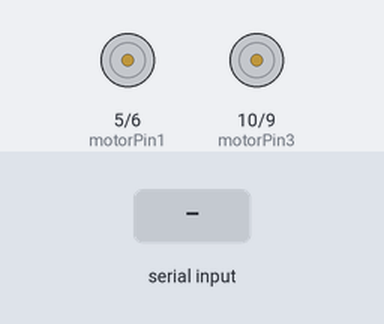
A sketch run on a simulated Arduino Uno, built with avr-gcc and run on an emulated ATmega328P. Parts: motor-driver pin pairs drawn as motors (green arrow = first pin HIGH = forward, orange = second pin HIGH = backward, longer = more drive). The test bench sets the inputs (shaded band).

Above: at 1.2 s.
1.3 s: "1" received over Serial
At 2.1 s:
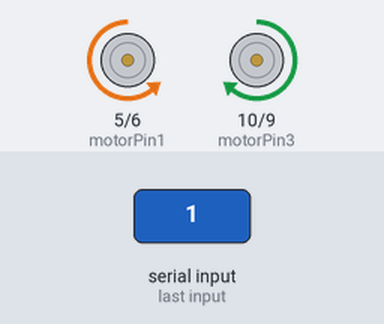
3.8 s: "2" received over Serial
At 4.2 s:
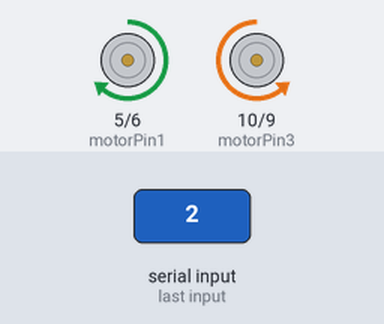
Timing chart, 0 to 6.8 s (numbered marks = the images above; inputs shaded):
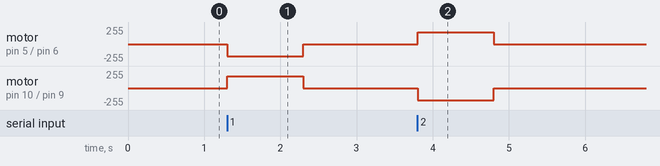

Measured:
- after the input at 1.3 s, motor on pin 5 (motorPin1) / pin 6 (motorPin2): stopped → backward 180/255 at once, → stopped 1.0 s later; motor on pin 10 (motorPin3) / pin 9 (motorPin4): stopped → forward 180/255 at once, → stopped 1.0 s later
- after the input at 3.8 s, motor on pin 5 (motorPin1) / pin 6 (motorPin2): stopped → forward 180/255 at once, → stopped 1.0 s later; motor on pin 10 (motorPin3) / pin 9 (motorPin4): stopped → backward 180/255 at once, → stopped 1.0 s later

The sketch:

goback.ino
```cpp
//L293D
//Motor A
const int motorPin1  = 5;  // Pin 14 of L293
const int motorPin2  = 6;  // Pin 10 of L293
//Motor B
const int motorPin3  = 10; // Pin  7 of L293
const int motorPin4  = 9;  // Pin  2 of L293

int command = 0; // stop

//This will run only one time.
void setup(){
    Serial.begin(9600);

    //Set pins as outputs
    pinMode(motorPin1, OUTPUT);
    pinMode(motorPin2, OUTPUT);
    pinMode(motorPin3, OUTPUT);
    pinMode(motorPin4, OUTPUT);

    //And this code will stop motors
    analogWrite(motorPin1, 0);
    analogWrite(motorPin2, 0);
    analogWrite(motorPin3, 0);
    analogWrite(motorPin4, 0);

}


void loop(){
  if(Serial.available() > 0){ // Checks whether data is comming from the serial port
    command = Serial.read(); // Reads the data from the serial port
   }
   if (command == '1') {
      analogWrite(motorPin1, 0);
      analogWrite(motorPin2, 180);
      analogWrite(motorPin3, 180);
      analogWrite(motorPin4, 0);
      delay(1000);
      analogWrite(motorPin1, 0);
      analogWrite(motorPin2, 0);
      analogWrite(motorPin3, 0);
      analogWrite(motorPin4, 0);
      command = 0;
   }
   else if (command == '2') {
      analogWrite(motorPin1, 180);
      analogWrite(motorPin2, 0);
      analogWrite(motorPin3, 0);
      analogWrite(motorPin4, 180);
      delay(1000);
      analogWrite(motorPin1, 0);
      analogWrite(motorPin2, 0);
      analogWrite(motorPin3, 0);
      analogWrite(motorPin4, 0);
      command = 0;
   }

}
```
